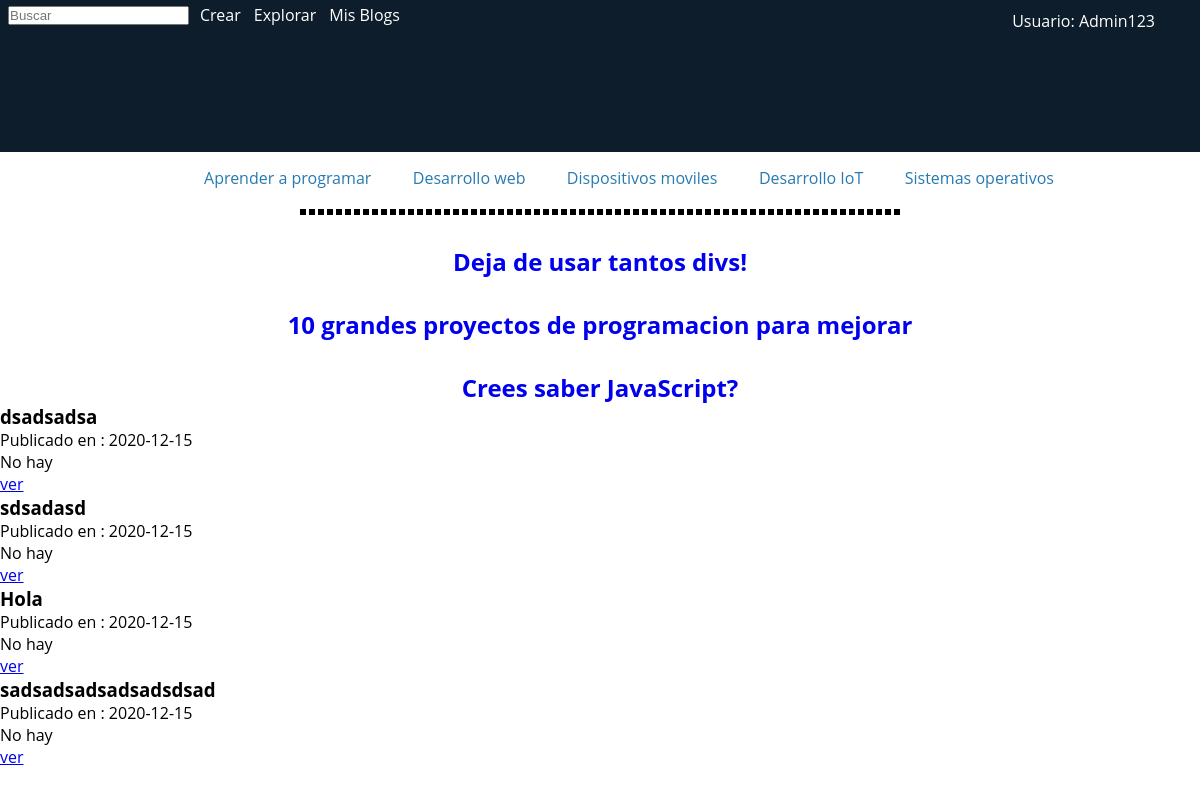
/dashboard (signed in), run on the app's committed database.
### tables this page shows
CREATE TABLE usuarios (usuario_ID INTEGER PRIMARY KEY AUTOINCREMENT, usuario VARCHAR NOT NULL, contraseña VARCHAR (18) NOT NULL, correo VARCHAR (64) NOT NULL, nombre VARCHAR (15) NOT NULL, apellido VARCHAR (15) NOT NULL, activo BOOLEAN NOT NULL);

CREATE TABLE blogs (blog_ID INTEGER PRIMARY KEY AUTOINCREMENT, titulo VARCHAR (256) NOT NULL, imagen VARCHAR (100), cuerpo TEXT NOT NULL, privado BOOLEAN NOT NULL, etiqueta_ID INTEGER REFERENCES etiquetas (etiqueta_ID), usuario_ID VARCHAR REFERENCES usuarios (usuario_ID) NOT NULL, likes INTEGER, fecha DATE NOT NULL);

### app.py (the view)
@app.route('/dashboard')
@login_required
def dashboard():
        db = get_db()
        blogs = db.execute('SELECT * FROM blogs WHERE privado= 0').fetchall()
        return render_template('dashboard.html', blog = blogs)

### app.py (called while the page is built)
def login_required(view):
    @functools.wraps( view )
    def wrapped_view():
        if g.user is None:
            return redirect( url_for( 'login' ) )
        return view( )
    return wrapped_view

@app.before_request
def load_logged_in_user():
    user_id = session.get( 'usuario_ID' )
    if user_id is None:
            g.user = None
    else:
        g.user = get_db().execute('SELECT * FROM usuarios WHERE usuario_ID = ?', (user_id,)).fetchone()

### db.py (called while the page is built)
def get_db():
    try:
        if 'db' not in g:
            g.db = sqlite3.connect(my_file)
        return g.db
    except Error:
        print(Error)

### Templates/dashboard.html (shortened to what this page needs)
<!DOCTYPE html>
<html lang="en">
<head>
    <link rel="stylesheet" href="{{ url_for('static', filename='css/dashboardStyle.css') }}" />
</head>
<header>
    <div class="busquedad">
        <input href="/resultados " name="buscar " type="text " autocomplete="off " placeholder="Buscar " />
    </div>
    <div>
        <nav class="menu">
            <a href="/create">crear</a>
            <a href=" ">Explorar</a>
            <a href=" ">mis blogs</a>
        </nav>
    </div>
    <div class="perfil">
        <ul class="nav">
            <li>
                <a href=" ">Usuario: {{session['username']}}</a>
            </li>
        </ul>
    </div>
</header>
<section>
    <div>
        <nav class="recomendados">
            <a href=" ">Aprender a programar</a>
            <a href=" ">Desarrollo web</a>
            <a href=" ">Dispositivos moviles</a>
            <a href=" ">Desarrollo IoT</a>
            <a href=" ">Sistemas operativos</a>
        </nav>
    </div>
    <div class="separador"></div>
    <div class="publicaciones">
        <div class="post">
            <h1>
                <a href="www.google.com.co " rel="bookmark " title="Deja de usar tantos divs! ">Deja de usar tantos divs!</a
            >
          </h1>
        </div>
        <div class="post">
          <h1>
            <a
              href="www.google.com.co "
              rel="bookmark "
              title="10 grandes proyectos de programacion para mejorar "
              >10 grandes proyectos de programacion para mejorar</a
            >
          </h1>
        </div>
        <div class="post">
          <h1>
            <a
              href="www.google.com.co "
              rel="bookmark "
              title="Crees saber JavaScript? "
              >Crees saber JavaScript?</a
            >
          </h1>
        </div>
      </div>
    </section>
  {% for blog_ in blog %}
  <section>
        <h3 class="post-title">{{ blog_[1] }}</h3>
        <p class="date">Publicado en : {{ blog_[8] }}</p>
        <p>{{ blog_[2] }}</p>
        <a href ="{{url_for('verBlog')}}?blog_ID={{blog_[0]}}">ver</a>
</section>
{% endfor %}
</body>
</html>

### Static/css/dashboardStyle.css (style rules this page uses)
* { box-sizing: border-box; padding: 0; margin: 0; }
header { width: 100%; height: 152px; background-color: #0d1d2b; }
.busquedad { display: flex; position: relative; top: 6px; left: 8px; max-width: 166px; }
.menu { display: flex; flex-direction: row; flex-wrap: wrap; text-transform: capitalize; justify-content: space-between; max-width: 200px; position: relative; top: -15px; left: 200px; }
.menu a { text-decoration: none; color: white; }
.perfil { position: absolute; top: 0px; right: 30px; }
ul, ol { list-style-type: none; }
.nav li a { background-color: #0d1d2b; color: white; text-decoration: none; padding: 10px 15px; display: block; }
.recomendados { display: flex; flex-direction: row; flex-wrap: wrap; justify-content: space-between; max-width: 850px; margin-top: 15px; margin-left: 17%; }
.recomendados a { text-decoration: none; color: #277ab1; }
.separador { width: 50%; margin-top: 20px; margin-left: 25%; border-style: dashed; }
.post { margin-top: 30px; }
h1 { text-align: center; }
h1 a { text-decoration: none; }

### data on the page
usuarios: username "Admin123"
blogs: titulo "dsadsadsa", fecha "2020-12-15", imagen "No hay"
blogs: titulo "sdsadasd", fecha "2020-12-15", imagen "No hay"
blogs: titulo "Hola", fecha "2020-12-15", imagen "No hay"
blogs: titulo "sadsadsadsadsadsdsad", fecha "2020-12-15", imagen "No hay"
